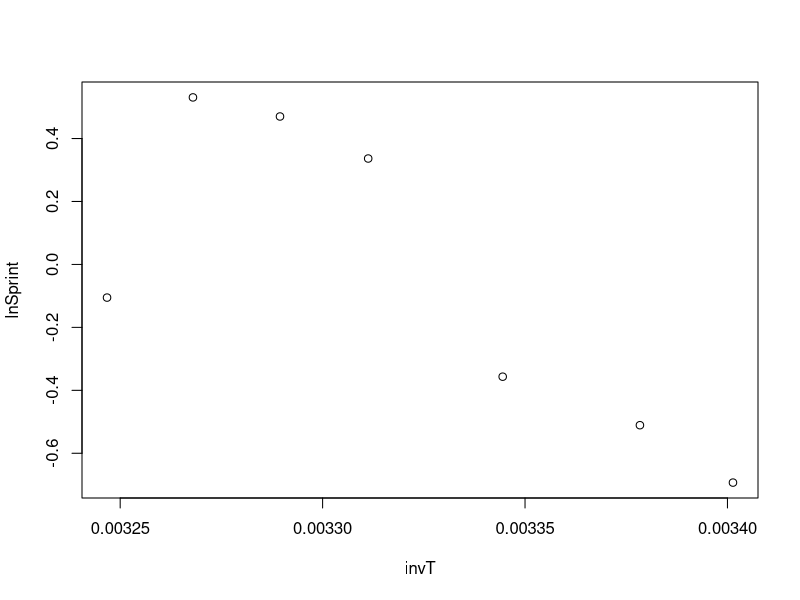

Write R code to recreate this figure.
# read sprint speed (m/s) vs. temperature (deg C) data from Yuni and compute Arrhenius temperature
data<-read.csv('sprint speed/sprint_speed_N_ocellatus_Yuni_lowland.csv')

data$invT<-1/(data$Temperature+273) # 1/K
data$lnSprint<-log(data$Speed)
with(data,plot(lnSprint~invT))

TA.data<-data[1:6,] # remove highest temperature
arrhen<-lm(TA.data$lnSprint~TA.data$invT) # get Arrhenius temperature
TA<-arrhen$coefficients[2]
list(arrhen)
